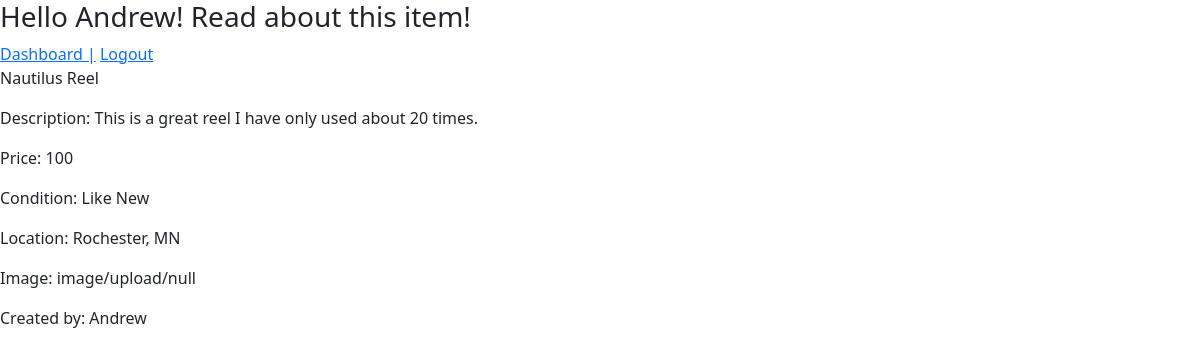
Page /items/3 (signed in) on the committed database.
### fly_flippers_app/models.py (models this page shows, shortened)
class Item(models.Model):
    name = models.CharField(max_length=100, validators=[validateLengthGreaterThanTwo])
    description = models.TextField(validators=[validateLengthGreaterThanTwo])
    price = models.CharField(max_length=15)
    condition = models.CharField(max_length=25, validators=[validateLengthGreaterThanTwo])
    location = models.CharField(max_length=45, validators=[validateLengthGreaterThanTwo]) #city, ST
    image = CloudinaryField('image', default='null')
    poster = models.ForeignKey(User, related_name="items", on_delete=models.CASCADE, null=True)
    created_at = models.DateTimeField(auto_now_add=True)
    updated_at = models.DateTimeField(auto_now=True)

class User(models.Model):
    first_name = models.CharField(max_length=30)
    last_name = models.CharField(max_length=30)
    email = models.CharField(max_length=60)
    password = models.CharField(max_length=80)
    created_at = models.DateTimeField(auto_now_add=True)
    updated_at = models.DateTimeField(auto_now=True)
    objects = UserManager()

### fly_flippers_app/views.py (the view)
# urls.py: path('items/<int:item_id>', views.details),
def details(request, item_id):
    if 'user' not in request.session:
        return redirect ('/')
    item_details = Item.objects.get(id=item_id)
    context = {
        'current_item': item_details,
        'current_user': User.objects.get(id=request.session['user'])
    }
    return render(request, 'item.html', context)

### fly_flippers_app/templates/item.html (shortened to what this page needs)
<!DOCTYPE html>
<html lang="en">
<head>
    <link rel="stylesheet" href="https://cdn.jsdelivr.net/npm/bootstrap@5.0.1/dist/css/bootstrap.min.css">
    {% load static %}
    <link rel="stylesheet" href="{% static 'style.css' %}">
</head>
<body>
    <h3>Hello {{request.session.name}}! Read about this item!</h3>
    <a href="/dashboard">Dashboard |</a>
    <a href="/logout">Logout</a>
    <p>{{current_item.name}}</p>
    <div class="my_border">
        <p>Description: {{current_item.description}}</p>
        <p>Price: {{current_item.price}}</p>
        <p>Condition: {{current_item.condition}}</p>
        <p>Location: {{current_item.location}}</p>
        <p>Image: {{current_item.image}}</p>
        <p>Created by: {{current_user.first_name}}</p>
    </div>
</body>
</html>

### fly_flippers_app/static/style.css (style rules this page uses)
body { padding: 0px; margin: 0px; }

### rows in the picture
Item: name "Nautilus Reel", description "This is a great reel I have only used about 20 times.", price "100", condition "Like New", location "Rochester, MN", image "image/upload/null"
User: first_name "Andrew"
